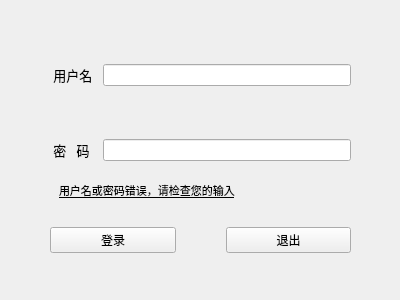
<?xml version="1.0" encoding="UTF-8"?>
<ui version="4.0">
 <class>log_in</class>
 <widget class="QWidget" name="log_in">
  <property name="geometry">
   <rect>
    <x>0</x>
    <y>0</y>
    <width>400</width>
    <height>300</height>
   </rect>
  </property>
  <property name="windowTitle">
   <string>Form</string>
  </property>
  <widget class="QWidget" name="horizontalLayoutWidget">
   <property name="geometry">
    <rect>
     <x>20</x>
     <y>200</y>
     <width>361</width>
     <height>80</height>
    </rect>
   </property>
   <layout class="QHBoxLayout" name="horizontalLayout_4">
    <property name="spacing">
     <number>50</number>
    </property>
    <property name="leftMargin">
     <number>30</number>
    </property>
    <property name="rightMargin">
     <number>30</number>
    </property>
    <property name="bottomMargin">
     <number>0</number>
    </property>
    <item>
     <widget class="QPushButton" name="log_in_confirm">
      <property name="text">
       <string>登录</string>
      </property>
     </widget>
    </item>
    <item>
     <widget class="QPushButton" name="cancel">
      <property name="text">
       <string>退出</string>
      </property>
     </widget>
    </item>
   </layout>
  </widget>
  <widget class="QWidget" name="horizontalLayoutWidget_2">
   <property name="geometry">
    <rect>
     <x>20</x>
     <y>20</y>
     <width>361</width>
     <height>80</height>
    </rect>
   </property>
   <layout class="QHBoxLayout" name="horizontalLayout_5">
    <property name="spacing">
     <number>10</number>
    </property>
    <property name="leftMargin">
     <number>30</number>
    </property>
    <property name="topMargin">
     <number>30</number>
    </property>
    <property name="rightMargin">
     <number>30</number>
    </property>
    <item>
     <widget class="QLabel" name="user_name">
      <property name="maximumSize">
       <size>
        <width>16777215</width>
        <height>16777212</height>
       </size>
      </property>
      <property name="font">
       <font>
        <family>微软雅黑</family>
        <pointsize>10</pointsize>
       </font>
      </property>
      <property name="text">
       <string> 用户名</string>
      </property>
      <property name="margin">
       <number>-2</number>
      </property>
     </widget>
    </item>
    <item>
     <widget class="QLineEdit" name="user_name_input"/>
    </item>
   </layout>
  </widget>
  <widget class="QWidget" name="horizontalLayoutWidget_3">
   <property name="geometry">
    <rect>
     <x>20</x>
     <y>110</y>
     <width>361</width>
     <height>80</height>
    </rect>
   </property>
   <layout class="QHBoxLayout" name="horizontalLayout_6">
    <property name="spacing">
     <number>10</number>
    </property>
    <property name="leftMargin">
     <number>30</number>
    </property>
    <property name="rightMargin">
     <number>30</number>
    </property>
    <item>
     <widget class="QLabel" name="password">
      <property name="maximumSize">
       <size>
        <width>16777215</width>
        <height>16777212</height>
       </size>
      </property>
      <property name="font">
       <font>
        <family>微软雅黑</family>
        <pointsize>10</pointsize>
       </font>
      </property>
      <property name="text">
       <string> 密   码 </string>
      </property>
      <property name="margin">
       <number>-2</number>
      </property>
     </widget>
    </item>
    <item>
     <widget class="QLineEdit" name="password_input"/>
    </item>
   </layout>
  </widget>
  <widget class="QLabel" name="error_sign">
   <property name="geometry">
    <rect>
     <x>59</x>
     <y>180</y>
     <width>361</width>
     <height>20</height>
    </rect>
   </property>
   <property name="minimumSize">
    <size>
     <width>0</width>
     <height>0</height>
    </size>
   </property>
   <property name="font">
    <font>
     <family>微软雅黑 Light</family>
     <pointsize>8</pointsize>
     <underline>true</underline>
    </font>
   </property>
   <property name="text">
    <string>用户名或密码错误，请检查您的输入</string>
   </property>
  </widget>
 </widget>
 <resources/>
 <connections/>
</ui>
